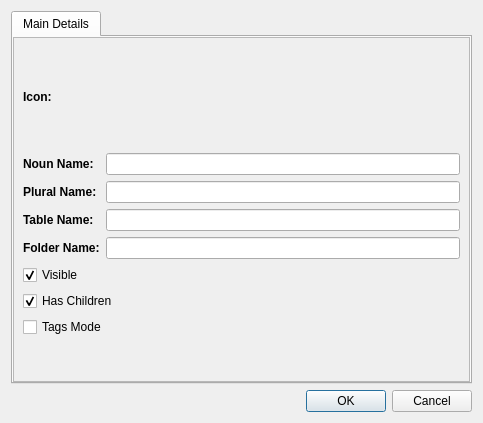
<?xml version="1.0" encoding="UTF-8"?>
<ui version="4.0">
 <class>Dialog</class>
 <widget class="QDialog" name="Dialog">
  <property name="windowModality">
   <enum>Qt::NonModal</enum>
  </property>
  <property name="geometry">
   <rect>
    <x>0</x>
    <y>0</y>
    <width>483</width>
    <height>423</height>
   </rect>
  </property>
  <property name="windowTitle">
   <string>New Taxonomy</string>
  </property>
  <property name="windowIcon">
   <iconset>
    <normaloff>:/iconsResource/dla.png</normaloff>:/iconsResource/dla.png</iconset>
  </property>
  <property name="styleSheet">
   <string notr="true"/>
  </property>
  <layout class="QVBoxLayout" name="verticalLayout">
   <item>
    <widget class="QTabWidget" name="tabWidget">
     <property name="currentIndex">
      <number>0</number>
     </property>
     <property name="iconSize">
      <size>
       <width>20</width>
       <height>20</height>
      </size>
     </property>
     <widget class="QWidget" name="mainTab">
      <property name="styleSheet">
       <string notr="true">QScrollArea {
	background: transparent;
	border: transparent;
}
QScrollArea &gt; QWidget &gt; QWidget {
	background: transparent;
	border: transparent;
}
QScrollArea &gt; QWidget {
	background: transparent;
	border: transparent;
}</string>
      </property>
      <attribute name="icon">
       <iconset>
        <normaloff>:/iconsResource/prettyOffice/Ordering32.png</normaloff>:/iconsResource/prettyOffice/Ordering32.png</iconset>
      </attribute>
      <attribute name="title">
       <string>Main Details</string>
      </attribute>
      <layout class="QVBoxLayout" name="verticalLayout_2">
       <property name="spacing">
        <number>0</number>
       </property>
       <property name="leftMargin">
        <number>0</number>
       </property>
       <property name="topMargin">
        <number>0</number>
       </property>
       <property name="rightMargin">
        <number>0</number>
       </property>
       <property name="bottomMargin">
        <number>0</number>
       </property>
       <item>
        <widget class="QScrollArea" name="mainScroll">
         <property name="verticalScrollBarPolicy">
          <enum>Qt::ScrollBarAlwaysOff</enum>
         </property>
         <property name="horizontalScrollBarPolicy">
          <enum>Qt::ScrollBarAlwaysOff</enum>
         </property>
         <property name="widgetResizable">
          <bool>true</bool>
         </property>
         <widget class="QWidget" name="scrollAreaWidgetContents_2">
          <property name="geometry">
           <rect>
            <x>0</x>
            <y>0</y>
            <width>461</width>
            <height>338</height>
           </rect>
          </property>
          <layout class="QVBoxLayout" name="verticalLayout_4">
           <item>
            <layout class="QGridLayout" name="mainGrid">
             <item row="5" column="0">
              <widget class="QLabel" name="labelFolder">
               <property name="text">
                <string>&lt;html&gt;&lt;head/&gt;&lt;body&gt;&lt;p&gt;&lt;span style=&quot; font-weight:600;&quot;&gt;Folder Name:&lt;/span&gt;&lt;/p&gt;&lt;/body&gt;&lt;/html&gt;</string>
               </property>
              </widget>
             </item>
             <item row="0" column="0">
              <widget class="QLabel" name="labelIcon">
               <property name="text">
                <string>&lt;html&gt;&lt;head/&gt;&lt;body&gt;&lt;p&gt;&lt;span style=&quot; font-weight:600;&quot;&gt;Icon:&lt;/span&gt;&lt;/p&gt;&lt;/body&gt;&lt;/html&gt;</string>
               </property>
              </widget>
             </item>
             <item row="2" column="1" rowspan="2" colspan="2">
              <widget class="QLineEdit" name="linePlural">
               <property name="sizePolicy">
                <sizepolicy hsizetype="Expanding" vsizetype="Fixed">
                 <horstretch>1</horstretch>
                 <verstretch>0</verstretch>
                </sizepolicy>
               </property>
              </widget>
             </item>
             <item row="1" column="1" colspan="2">
              <widget class="QLineEdit" name="lineNoun"/>
             </item>
             <item row="5" column="1" colspan="2">
              <widget class="QLineEdit" name="lineFolder"/>
             </item>
             <item row="6" column="0" colspan="3">
              <widget class="QCheckBox" name="checkVisible">
               <property name="text">
                <string>Visible</string>
               </property>
               <property name="checked">
                <bool>true</bool>
               </property>
              </widget>
             </item>
             <item row="4" column="0">
              <widget class="QLabel" name="labelTable">
               <property name="text">
                <string>&lt;html&gt;&lt;head/&gt;&lt;body&gt;&lt;p&gt;&lt;span style=&quot; font-weight:600;&quot;&gt;Table Name:&lt;/span&gt;&lt;/p&gt;&lt;/body&gt;&lt;/html&gt;</string>
               </property>
              </widget>
             </item>
             <item row="4" column="1" colspan="2">
              <widget class="QLineEdit" name="lineTable"/>
             </item>
             <item row="0" column="1" colspan="2">
              <layout class="QHBoxLayout" name="horizontalLayout">
               <item>
                <widget class="QToolButton" name="buttonIcon">
                 <property name="minimumSize">
                  <size>
                   <width>100</width>
                   <height>100</height>
                  </size>
                 </property>
                 <property name="toolTip">
                  <string>Change Icon</string>
                 </property>
                 <property name="text">
                  <string/>
                 </property>
                 <property name="iconSize">
                  <size>
                   <width>48</width>
                   <height>48</height>
                  </size>
                 </property>
                 <property name="autoRaise">
                  <bool>true</bool>
                 </property>
                </widget>
               </item>
               <item>
                <spacer name="horizontalSpacer">
                 <property name="orientation">
                  <enum>Qt::Horizontal</enum>
                 </property>
                 <property name="sizeHint" stdset="0">
                  <size>
                   <width>40</width>
                   <height>20</height>
                  </size>
                 </property>
                </spacer>
               </item>
              </layout>
             </item>
             <item row="1" column="0">
              <widget class="QLabel" name="labelNoun">
               <property name="text">
                <string>&lt;html&gt;&lt;head/&gt;&lt;body&gt;&lt;p&gt;&lt;span style=&quot; font-weight:600;&quot;&gt;Noun Name:&lt;/span&gt;&lt;/p&gt;&lt;/body&gt;&lt;/html&gt;</string>
               </property>
              </widget>
             </item>
             <item row="2" column="0" rowspan="2">
              <widget class="QLabel" name="labelPlural">
               <property name="text">
                <string>&lt;html&gt;&lt;head/&gt;&lt;body&gt;&lt;p&gt;&lt;span style=&quot; font-weight:600;&quot;&gt;Plural Name:&lt;/span&gt;&lt;/p&gt;&lt;/body&gt;&lt;/html&gt;</string>
               </property>
              </widget>
             </item>
             <item row="7" column="0" colspan="3">
              <widget class="QCheckBox" name="checkHasChildren">
               <property name="text">
                <string>Has Children</string>
               </property>
               <property name="checked">
                <bool>true</bool>
               </property>
              </widget>
             </item>
             <item row="8" column="0" colspan="3">
              <widget class="QCheckBox" name="checkTagsMode">
               <property name="text">
                <string>Tags Mode</string>
               </property>
              </widget>
             </item>
            </layout>
           </item>
           <item>
            <spacer name="verticalSpacer">
             <property name="orientation">
              <enum>Qt::Vertical</enum>
             </property>
             <property name="sizeHint" stdset="0">
              <size>
               <width>0</width>
               <height>0</height>
              </size>
             </property>
            </spacer>
           </item>
          </layout>
         </widget>
        </widget>
       </item>
      </layout>
     </widget>
    </widget>
   </item>
   <item>
    <widget class="QDialogButtonBox" name="buttonBox">
     <property name="standardButtons">
      <set>QDialogButtonBox::Cancel|QDialogButtonBox::Ok</set>
     </property>
    </widget>
   </item>
  </layout>
 </widget>
 <tabstops>
  <tabstop>lineNoun</tabstop>
  <tabstop>linePlural</tabstop>
  <tabstop>lineTable</tabstop>
  <tabstop>lineFolder</tabstop>
  <tabstop>checkVisible</tabstop>
  <tabstop>buttonBox</tabstop>
  <tabstop>tabWidget</tabstop>
  <tabstop>mainScroll</tabstop>
 </tabstops>
 <connections/>
</ui>
